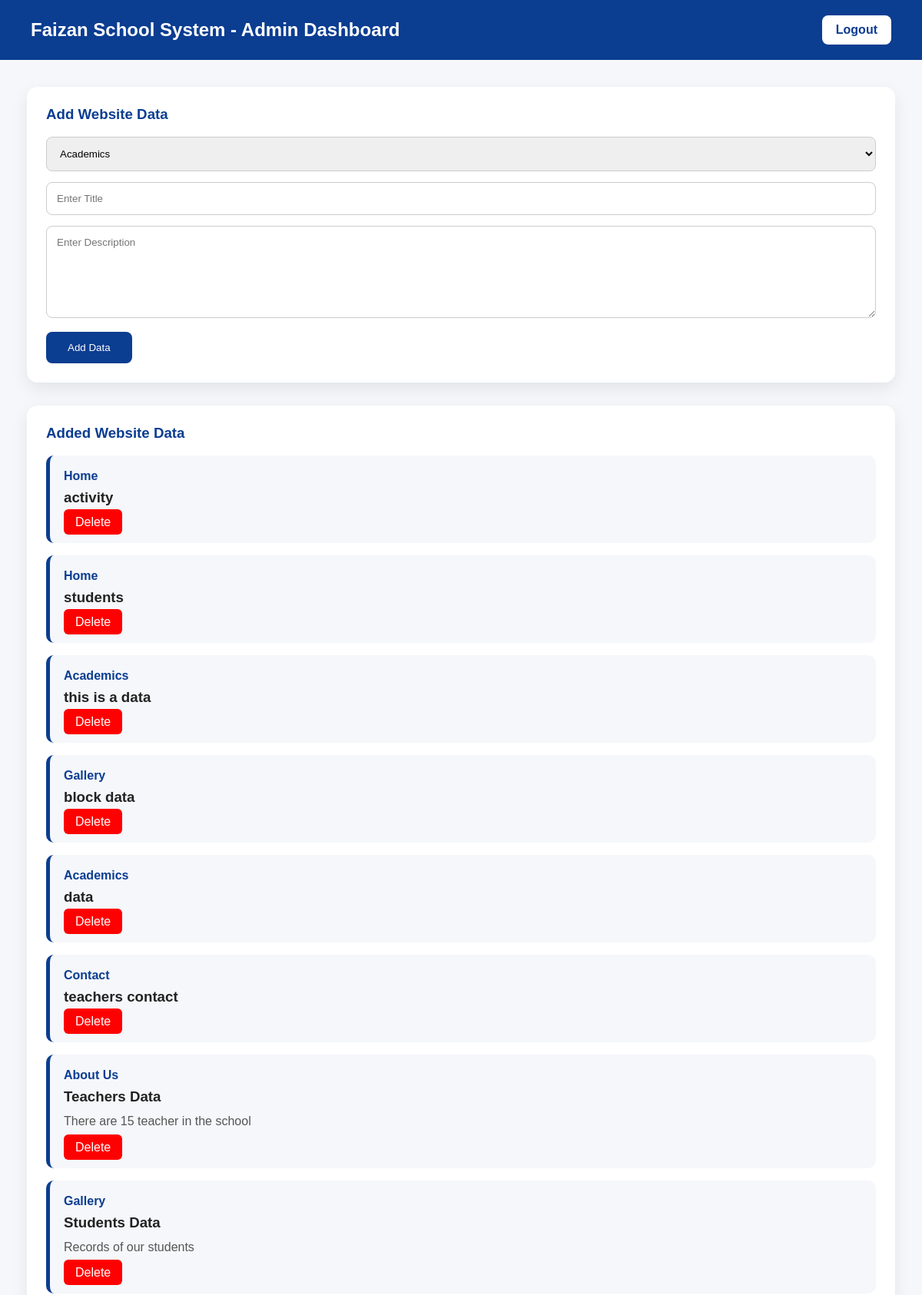
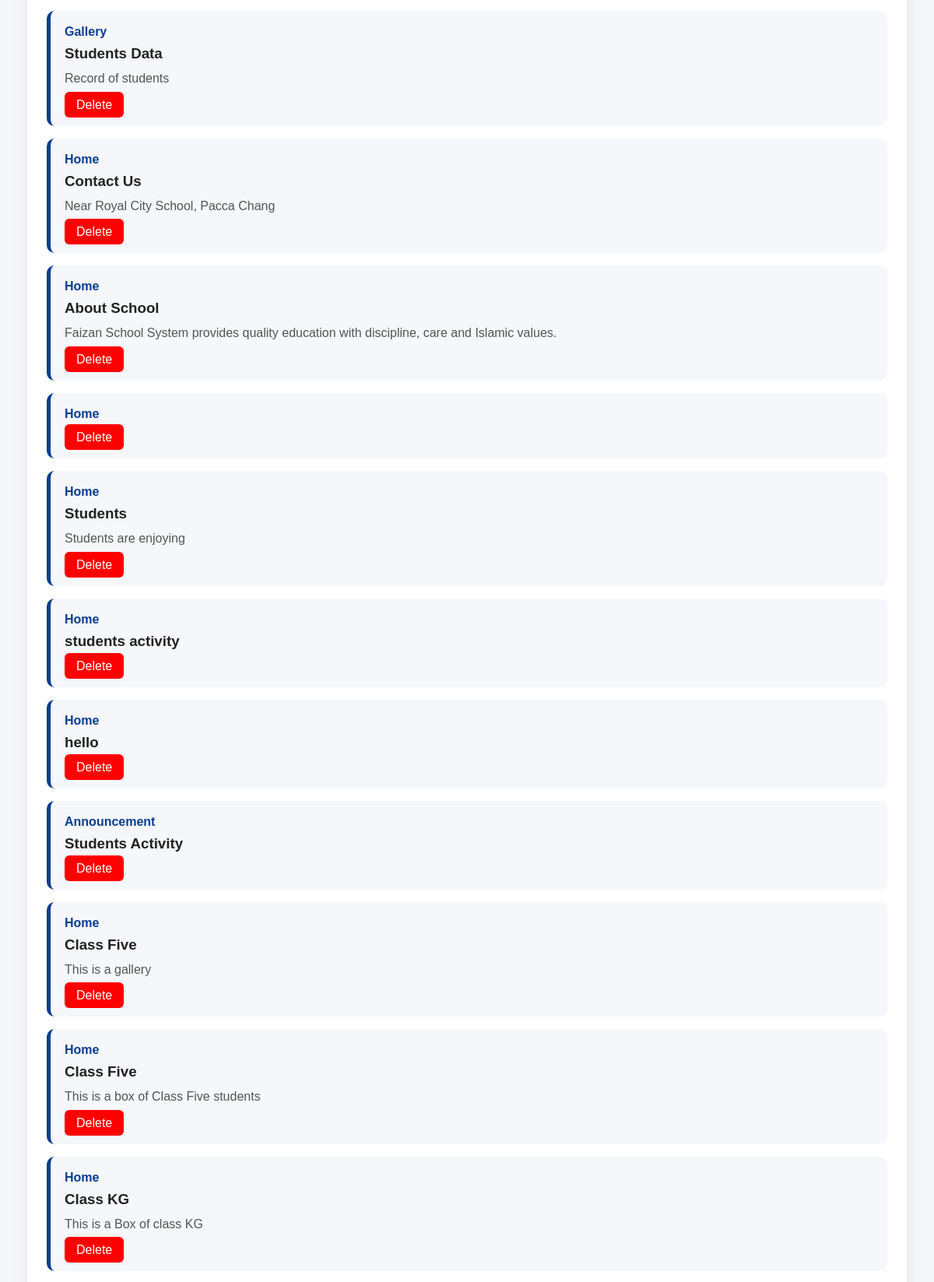
/dashboard.php (signed in, upper part), run on the app's committed database (2 pictures, top to bottom).
### tables this page shows
CREATE TABLE IF NOT EXISTS `website_data` (
  `id` int NOT NULL AUTO_INCREMENT,
  `section_name` varchar(100) DEFAULT NULL,
  `title` varchar(255) DEFAULT NULL,
  `description` text,
  `created_at` timestamp NULL DEFAULT CURRENT_TIMESTAMP,
  `page_name` varchar(50) DEFAULT NULL,
  `image` varchar(255) DEFAULT NULL,
  `layout_type` varchar(50) DEFAULT 'text_only',
  `parent_section` varchar(100) DEFAULT NULL,
  `sort_order` int DEFAULT '0',
  `parent_block` varchar(100) DEFAULT NULL,
  `block_title` varchar(255) DEFAULT NULL,
  `block_name` varchar(255) DEFAULT NULL,
  PRIMARY KEY (`id`)
);

### dashboard.php (the view, shortened to what this page needs)
<?php
$data = mysqli_query($conn, "SELECT * FROM website_data ORDER BY id DESC");
?>
<!DOCTYPE html>
<html lang="en">
<head>
    <link rel="stylesheet" href="admin-style.css">
</head>
<body>
<header class="admin-header">
    <h2>Faizan School System - Admin Dashboard</h2>
    <a href="logout.php" class="logout-btn">Logout</a>
</header>
<section class="admin-container">
    <div class="form-box">
        <h3>Add Website Data</h3>
        <form action="add-data.php" method="POST">
            <select name="section_name" required>
                <option value="Academics">Academics</option>
            </select>
            <input type="text" name="title" placeholder="Enter Title" required>
            <textarea name="description" placeholder="Enter Description" required></textarea>
            <button type="submit">Add Data</button>
        </form>
    </div>
    <div class="data-list">
        <h3>Added Website Data</h3>
        <?php while($row = mysqli_fetch_assoc($data)) { ?>
            <div class="data-item">
                <h4><?php echo $row['section_name']; ?></h4>
                <h3><?php echo $row['title']; ?></h3>
                <p><?php echo $row['description']; ?></p>
                <a href="delete-data.php?id=<?php echo $row['id']; ?>"
                   onclick="return confirm('Are you sure you want to delete this data?')"
                   class="delete-btn">
                   Delete
                </a>
            </div>
        <?php } ?>
    </div>
</section>
</body>
</html>

### admin-style.css (style rules this page uses)
* { margin: 0; padding: 0; box-sizing: border-box; font-family: Arial, sans-serif; }
.admin-header { background: #0b3d91; color: white; padding: 20px 40px; display: flex; justify-content: space-between; align-items: center; }
.logout-btn { background: white; color: #0b3d91; padding: 10px 18px; border-radius: 8px; text-decoration: none; font-weight: bold; }
.admin-container { padding: 35px; background: #f5f7fa; min-height: 100vh; }
.form-box { background: white; padding: 25px; border-radius: 14px; box-shadow: 0 8px 22px rgba(0,0,0,0.08); margin-bottom: 30px; }
.form-box h3 { color: #0b3d91; margin-bottom: 18px; }
.form-box select, .form-box input, .form-box textarea { width: 100%; padding: 13px; margin-bottom: 14px; border: 1px solid #ccc; border-radius: 8px; }
.form-box textarea { height: 120px; }
.form-box button { background: #0b3d91; color: white; border: none; padding: 13px 28px; border-radius: 8px; cursor: pointer; }
.data-list { background: white; padding: 25px; border-radius: 14px; box-shadow: 0 8px 22px rgba(0,0,0,0.08); }
.data-list h3 { color: #0b3d91; margin-bottom: 18px; }
.data-item { background: #f5f7fa; padding: 18px; border-radius: 10px; border-left: 5px solid #0b3d91; margin-bottom: 16px; }
.data-item h4 { color: #0b3d91; margin-bottom: 8px; }
.data-item h3 { color: #222; margin-bottom: 8px; }
.data-item p { color: #555; line-height: 1.6; margin-bottom: 12px; }
.delete-btn { background: red; color: white; padding: 8px 15px; border-radius: 6px; text-decoration: none; }

### data on the page
website_data: section_name "Home", title "activity"
website_data: section_name "Home", title "students"
website_data: section_name "Academics", title "this is a data"
website_data: section_name "Gallery", title "block data"
website_data: section_name "Academics", title "data"
website_data: section_name "Contact", title "teachers contact"
website_data: section_name "About Us", title "Teachers Data", description "There are 15 teacher in the school"
website_data: section_name "Gallery", title "Students Data", description "Records of our students"
website_data: section_name "Gallery", title "Students Data", description "Record of students"
website_data: section_name "Home", title "Contact Us", description "Near Royal City School, Pacca Chang"
website_data: section_name "Home", title "About School", description "Faizan School System provides quality education with discipline, care and Islamic values."
website_data: section_name "Home"
website_data: section_name "Home", title "Students", description "Students are enjoying"
website_data: section_name "Home", title "students activity"
website_data: section_name "Home", title "hello"
website_data: section_name "Announcement", title "Students Activity"
website_data: section_name "Home", title "Class Five", description "This is a gallery"
website_data: section_name "Home", title "Class Five", description "This is a box of Class Five students"
website_data: section_name "Home", title "Class KG", description "This is a Box of class KG"
